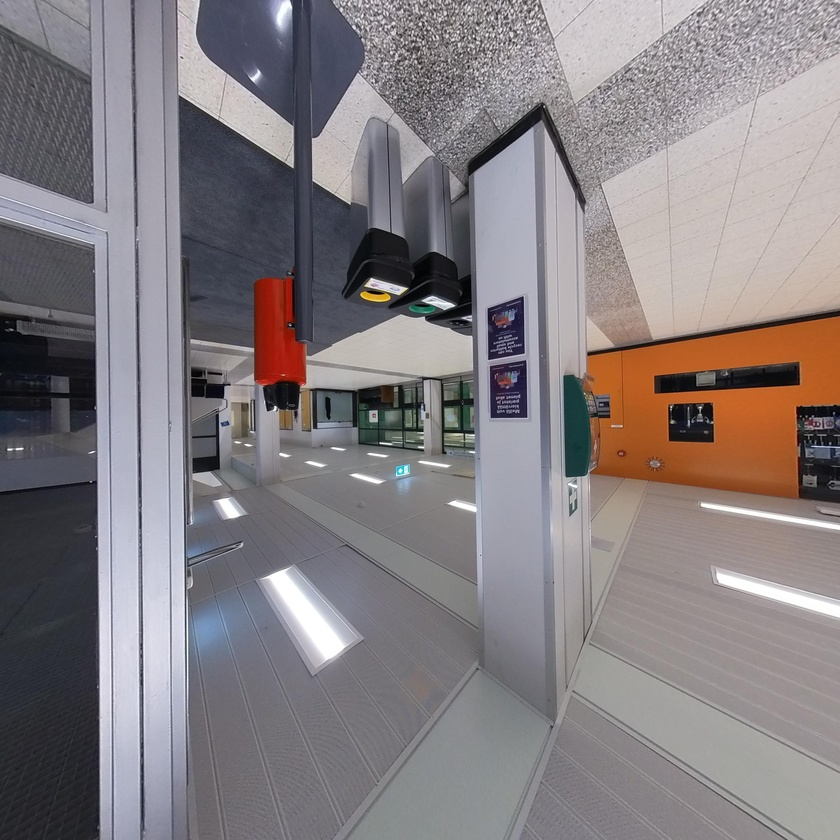
#> input picture test/fixture/cam1_dewarped.jpg, 840 x 840 px, shrunk from 3264 x 3264 before the run, given in place of cam1_original.jpg, which was not available
$ python dewarp_images.py
#> lines starting #> are read from the running program, lines starting #| are printed output that depends on the picture
#> (reads test/fixture/dewarp_test_data.json from the repository)
import json
import cv2
import numpy as np
import os

def dewarp_fisheye_image(image_path, camera_matrix, dist_coeffs, image_width, image_height, output_path):
    """
    Dewarp a fisheye image using OpenCV fisheye model (Kannala-Brandt).

    Args:
        image_path: Path to the input fisheye image
        camera_matrix: Camera intrinsic matrix (fx, fy, cx, cy)
        dist_coeffs: Fisheye distortion coefficients (k1, k2, k3, k4)
        image_width: Width of the image
        image_height: Height of the image
        output_path: Path to save the dewarped image
    """
#> called with image_path = 'cam1_original.jpg', image_width = 3264, image_height = 3264, output_path = 'cam1_dewarped.jpg'
    # Read the image
    img = cv2.imread(image_path)
#> img is the input picture: shape (840, 840, 3); mean B, G, R 129.4, 126.7, 133.2
    if img is None:
        raise ValueError(f"Could not read image from {image_path}")

    # Prepare camera matrix for Kannala-Brandt model
    K = np.array([
        [camera_matrix['fx'], 0, camera_matrix['cx']],
        [0, camera_matrix['fy'], camera_matrix['cy']],
        [0, 0, 1]
    ], dtype=np.float64)

    # Prepare distortion coefficients (k1, k2, k3, k4) for Kannala-Brandt
    # OpenCV fisheye model expects column vector
    D = np.array([
        [dist_coeffs['k1']],
        [dist_coeffs['k2']],
        [dist_coeffs['k3']],
        [dist_coeffs['k4']]
    ], dtype=np.float64)

    dim = (image_width, image_height)

    # Use undistortImage directly - simpler and more reliable
    # This applies the inverse of the fisheye distortion model
    dewarped_img = cv2.fisheye.undistortImage(img, K, D, Knew=K)
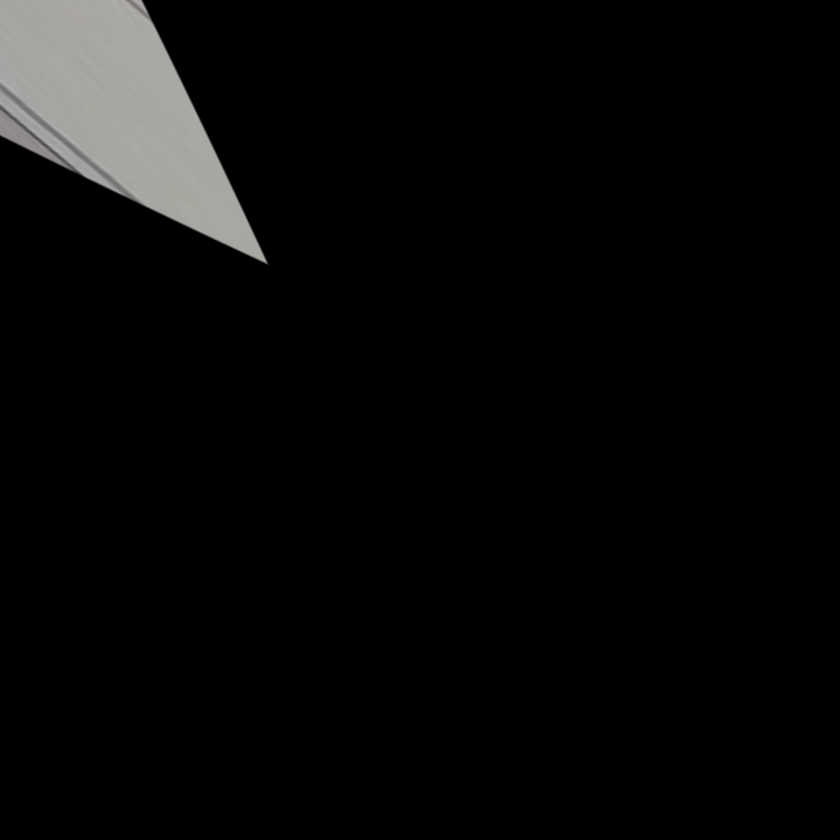
#> dewarped_img: shape (840, 840, 3); mean B, G, R 8.4, 8.6, 8.6

    # Save the dewarped image
    output_dir = os.path.dirname(output_path)
    if output_dir:  # Only create directory if path contains a directory
        os.makedirs(output_dir, exist_ok=True)
    cv2.imwrite(output_path, dewarped_img)
    print(f"Dewarped image saved to: {output_path}")
    print(f"Using Kannala-Brandt fisheye model (undistortImage)")

    return output_path

def main():
    # Load the JSON data
    with open('dewarp_test_data.json', 'r') as f:
        data = json.load(f)

    # Process each camera entry
    for entry in data:
        camera_id = entry['camera_id']
        original_path = entry['original_image_path']

        # Generate output path - save to root with short name
        output_path = f"cam{camera_id}_dewarped.jpg"

        print(f"\nProcessing Camera {camera_id}...")
        print(f"Input: {original_path}")

        try:
            # Dewarp the image
            dewarped_path = dewarp_fisheye_image(
                original_path,
                entry['camera_matrix'],
                entry['distortion_coefficients'],
                entry['image_width'],
                entry['image_height'],
                output_path
            )

            # Update the JSON entry with the actual dewarped path
            entry['dewarped_image_path'] = output_path

        except Exception as e:
            print(f"Error processing camera {camera_id}: {e}")
#> pass 2 of the loop in main, `for entry in data:`:
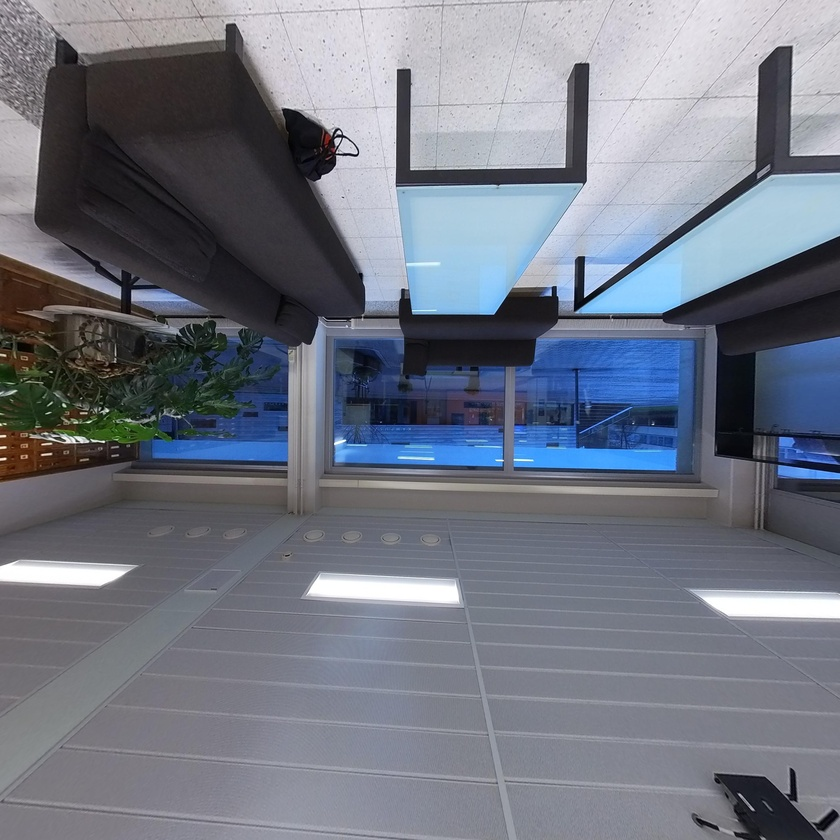
#> input picture test/fixture/cam2_dewarped.jpg, 840 x 840 px, shrunk from 3264 x 3264 before the run, given in place of cam2_original.jpg, which was not available
#> in dewarp_fisheye_image, img is the input picture: shape (840, 840, 3); mean B, G, R 131.4, 118.9, 113.7
#> in dewarp_fisheye_image (call 2), `dewarped_img = cv2.fisheye.undistortImage(img, K, D, Knew=K)`:
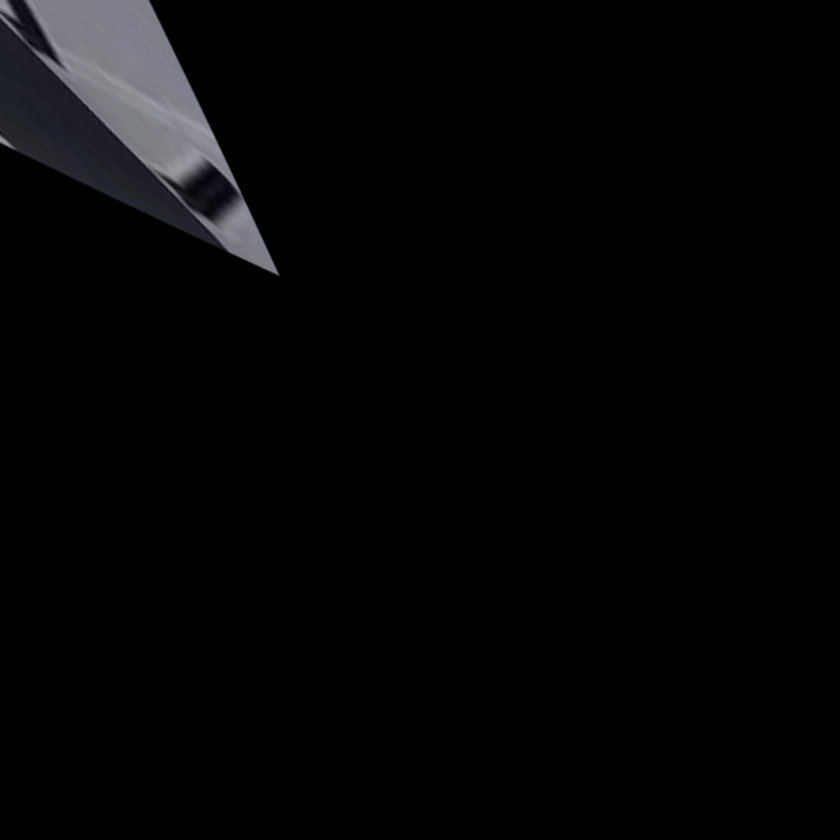
#> dewarped_img: shape (840, 840, 3); mean B, G, R 5.4, 4.9, 4.9

    # Save the updated JSON with actual dewarped paths
    with open('dewarp_test_data.json', 'w') as f:
        json.dump(data, f, indent=4)

    print("\n✓ All images dewarped successfully!")
    print("✓ JSON file updated with dewarped image paths")

if __name__ == "__main__":
    main()
